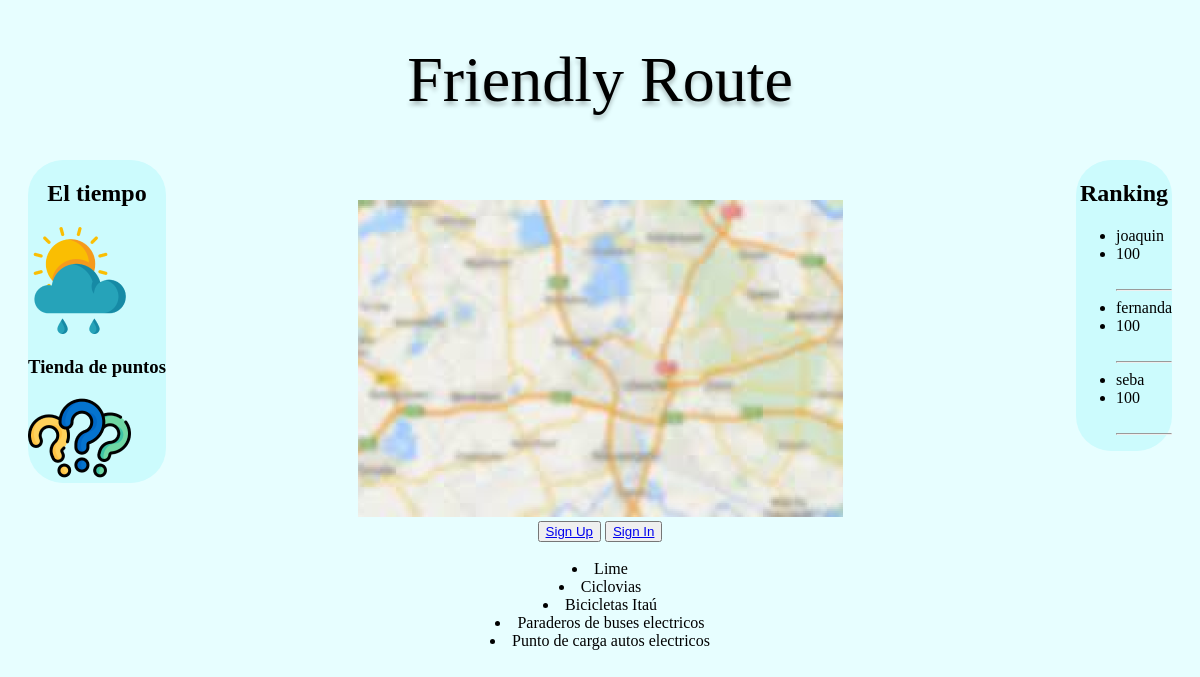
The app's page /, older data.
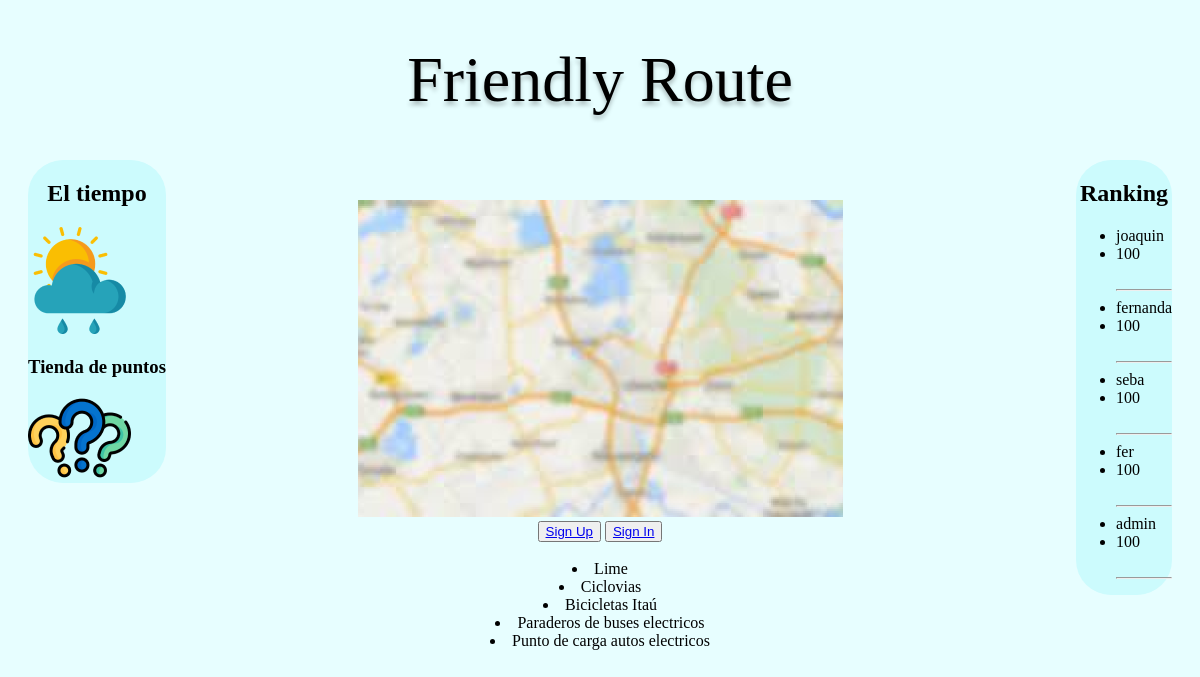
The same page, newer data.
### Intro/models.py (models this page shows)
class CustomUser(AbstractUser):
    puntos = models.PositiveIntegerField(default=100)

### Intro/views.py (the view)
# urls.py: path('', views.home, name='home'),
def home(request):
    usuarios = CustomUser.objects.all().order_by("puntos")
    print(usuarios)
    return render(request, 'home.html', {'usuarios': usuarios})

### Intro/templates/home.html (shortened to what this page needs)
{% load static %}
<!DOCTYPE html>
<html lang="es">
<head>
    <link rel = "stylesheet" href = "/static/css/home.css"/>
</head>
<body>
    <h1 class ="Titulo">Friendly Route</h1>
    <div class="bloque1">
        <h2 style="text-align: center;">El tiempo</h2>
        <img src="static/images/Rectangle_3.png" alt="">
        <h3 style="text-align: center;"> Tienda de puntos</h3>
        <img src="static/images/Rectangle_4.png" alt="">
    </div>
    <div class="bloque2">
        <h2 style="text-align: center;">Ranking</h2>
        <ul>
            {% for item in usuarios %}
            <li>{{ item.username }}</li>
            <li>{{ item.puntos }}</li>
            <br><hr>
            {% endfor %}
        </ul>
    </div>
    {% if user.is_authenticated %}
    <div class="bloque3">
        <link rel="stylesheet" type="text/css" href="https://unpkg.com/leaflet/dist/leaflet.css"/>
        <script src="https://unpkg.com/leaflet/dist/leaflet.js"></script>
        <link rel="stylesheet" type="text/css" href="/static/css/mapa.css">
        <div id="map"></div>
        <script src="/static/js/mapa.js"></script>
        <br>
        <button type="submit"> <a href="/signout">Sign Out</a></button>
        <li>
            Que gusto verte denuevo!!
            <button type="submit"><a href="/perfil">{{ user.username }}</a></button>
        </li>
        <div class="row d-flex justify-content-center align-items-center h-100">
            <div class="col-12 col-md-8 col-lg-6 col-xl-5">
              <div class="card bg-info text-white" style="border-radius: 1rem;">
                <div class="card-body p-4 text-center">
                    <BR clear="left">
                        <div class="row d-flex justify-content align-items>
                            <ul2 class="Lista_2">
                                <li>Lime</li>
                                <li>Ciclovias</li>
                                <li>Bicicletas Itaú</li>
                                <li>Paraderos de buses electricos</li>
                                <li>Punto de carga autos electricos</li>
                            </ul2>
                        </div>
                    <BR>
                </div>
              </div>
            </div>
    </div>
    {% else %}
    <div align="center">
        <div class="blurry">
            <img src="static/images/Rectangle_2.png" alt="">
            <div>
                <button type="submit"> <a href="/signup">Sign Up</a></button>
                <button type="submit"> <a href="/accounts/login">Sign In</a></button>
                <div class="row d-flex justify-content-center align-items-center h-100">
                    <div class="col-12 col-md-8 col-lg-6 col-xl-5">
                      <div class="card bg-info text-white" style="border-radius: 1rem;">
                        <div class="card-body p-4 text-center">
                            <BR clear="align-items-center"">
                                <div class="row d-flex justify-content align-items>
                                    <ul2 class="Lista_2">
                                        <li>Lime</li>
                                        <li>Ciclovias</li>
                                        <li>Bicicletas Itaú</li>
                                        <li>Paraderos de buses electricos</li>
                                        <li>Punto de carga autos electricos</li>
                                </div>
                            <BR>
                        </div>
                      </div>
                    </div>
            </div>
        </div>
    </div>
    {% endif %}
</body>
</html>

### Intro/static/css/home.css (style rules this page uses)
html { font-family: 'Playpan sans', cursive; margin: 0; padding: 0; height: 100%; background: #E7FEFF; }
h1.Titulo { color: #000; text-align: center; text-shadow: 0px 4px 4px rgba(0, 0, 0, 0.25); font-size: 64px; font-style: normal; font-weight: 400; line-height: normal; }
.bloque2 { align-items: center; float: right; background-color: #CCFBFD; border-radius: 35px; margin-right: 20px; }
.bloque1 { align-items: center; float: left; background-color: #CCFBFD; border-radius: 35px; margin-left: 20px; }
.blurry { position: absolute; top: 50%; left: 50%; transform: translate(-50%, -50%); width: 50%; height: 50%; }

Row changes from the older to the newer data that the page shows:
added CustomUser: username "fer", puntos "100"
added CustomUser: username "admin", puntos "100"
